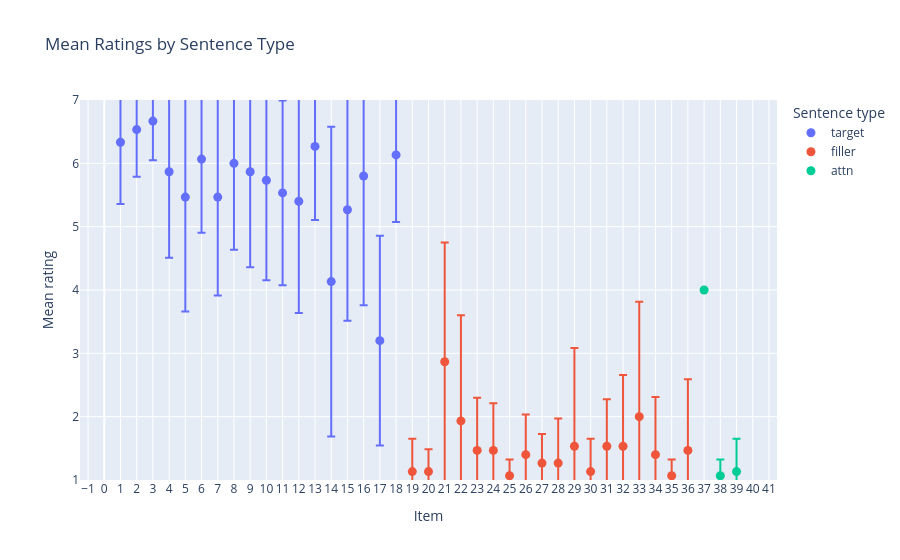

Source (notebook cell):
### Code cell
import plotly.express as px

plot_df = item_stats.reset_index().rename(columns={"index": "sentence"})
# drop the non-sentence metadata row and align sentence/type by row position
plot_df = plot_df.iloc[1:].reset_index(drop=True).copy()
plot_df["sentence"] = df["sentence"].iloc[1:].reset_index(drop=True).to_numpy()
plot_df["type"] = df["type"].iloc[1:].reset_index(drop=True).to_numpy()
plot_df["item"] = range(1, len(plot_df) + 1)

fig = px.scatter(
    plot_df,
    x="item",
    y="mean",
    color="type",
    error_y="sd",
    hover_data=["sentence", "mean", "sd", "n"],
    labels={
        "item": "Item",
        "mean": "Mean rating",
        "type": "Sentence type",
        "sd": "Standard deviation",
    },
    title="Mean Ratings by Sentence Type",
)

fig.update_traces(marker={"size": 9})
fig.update_layout(
    xaxis={"dtick": 1},
    yaxis={"range": [1, 7]},
)
fig.show()

# Export this as png
fig.write_image("mean_ratings_by_sentence_type.png")

### Figure 1 — Plotly figure (JSON) as saved in the notebook; plotly's stock layout.template omitted (floating-point values rounded to 4 significant figures)
{"data": [{"customdata": [["Tegnap reggel Anna többek között egy banánt evett.", 0.9759, 15], ["Tegnap reggel a kisfiú többek között egy ceruzát kapott.", 0.7432, 15], ["Tegnap a műhelyben az asztalos többek között egy könyvespolcot készített.", 0.6172, 15], ["Tavaly ilyenkor a katonaság többek között a helikoptert tesztelte.", 1.356, 15], ["Tegnap este én többek között a fánkot sütöttem.", 1.807, 15], ["Hallottam hogy Éva többek között a tulipánt szereti.", 1.163, 15], ["Tegnap este mi többek között ásványvizet vettünk.", 1.552, 15], ["Ma reggel Eszter többek között kávét ivott.", 1.363, 15], ["Régen az iskolában a diákok többek között németet tanultak.", 1.506, 15], ["Tavaly nyáron Marci többek között egy lepkét fedezett fel.", 1.58, 15], ["Múlt hétvégén a turisták többek között egy robogót béreltek ki.", 1.457, 15], ["Tíz évvel ez előtt a kertben a férfi többek között egy fenyőfát ültetett el.", 1.765, 15], ["Múltkor az állatkertben a gyerekek többek között az elefántot nézték meg.", 1.163, 15], ["Múltkor a könyhában a szerelő többek között a hűtőt üzemelte be.", 2.446, 15], ["Éjjel a szigeten a kalóz többek között az aranyat találta meg.", 1.751, 15], ["Ma ebédre a nagyi többek között levest tálalt fel.", 2.042, 15], ["Általában a műhelyben ez a szabó többek között ingeket foltozott be.", 1.656, 15], ["Tegnap este a bálon Péter többek között Marit kérte fel.", 1.06, 15]], "error_y": {"array": [0.9759, 0.7432, 0.6172, 1.356, 1.807, 1.163, 1.552, 1.363, 1.506, 1.58, 1.457, 1.765, 1.163, 2.446, 1.751, 2.042, 1.656, 1.06]}, "hovertemplate": "Sentence type=target<br>Item=%{x}<br>Mean rating=%{y}<br>sentence=%{customdata[0]}<br>Standard deviation=%{customdata[1]}<br>n=%{customdata[2]}<extra></extra>", "legendgroup": "target", "marker": {"color": "#636efa", "size": 9, "symbol": "circle"}, "mode": "markers", "name": "target", "orientation": "v", "showlegend": true, "type": "scatter", "x": [1, 2, 3, 4, 5, 6, 7, 8, 9, 10, 11, 12, 13, 14, 15, 16, 17, 18], "xaxis": "x", "y": [6.333, 6.533, 6.667, 5.867, 5.467, 6.067, 5.467, 6.0, 5.867, 5.733, 5.533, 5.4, 6.267, 4.133, 5.267, 5.8, 3.2, 6.133], "yaxis": "y"}, {"customdata": [["Tegnap reggel Anna többek között nem egy nem kettő alma eszik és más.", 0.5164, 15], ["Ki adja majd többek között a könyveket gyerek nekik felnőtt nekik és oda?", 0.3519, 15], ["Tegnap a reptéren az asztalos többek között csak egy hajtóművet épített.", 1.885, 15], ["Tavaly olyankor a hadsereg többek között az összes téglát megette.", 1.668, 15], ["Tegnap este én többek között sok tankot sütöttem.", 0.8338, 15], ["Hallottam hogy Magdi sok árvaházat ültetett a kertben.", 0.7432, 15], ["Tegnap este mi többek között jegesmedvéket repültünk.", 0.2582, 15], ["Ma reggel Tilda többek között a kedvenc pincérét itta meg.", 0.6325, 15], ["Régen az iskolában a diákok többek között holdat fogtak.", 0.4577, 15], ["Tavaly nyáron Béla többek között orvosokat főzték a levesbe.", 0.7037, 15], ["Múlt hétvégén az alpinisták többek között egy kutyaszánt bérelünk ki.", 1.552, 15], ["Tíz évvel ez előtt a kertben a flamingó többek között egy ügyvédet ásták el.", 0.5164, 15], ["Múltkor az cirkuszban a gyerekek többek között az narancsot néztétek meg.", 0.7432, 15], ["Múltkor a könyhában a szerelő többek között a leghíresebb koktélt rendeltem meg.", 1.125, 15], ["Éjjel a szigeten a kalózod többek között a kincseket kerested meg.", 1.813, 15], ["Ma ebédre a nagyi többek között mobiltelefont tálaltak fel.", 0.9103, 15], ["Általában a szabók többek között citrommal ittuk ingeket.", 0.2582, 15], ["Tegnap este a gálán Miklós többek között Nórát döntöttem el.", 1.125, 15]], "error_y": {"array": [0.5164, 0.3519, 1.885, 1.668, 0.8338, 0.7432, 0.2582, 0.6325, 0.4577, 0.7037, 1.552, 0.5164, 0.7432, 1.125, 1.813, 0.9103, 0.2582, 1.125]}, "hovertemplate": "Sentence type=filler<br>Item=%{x}<br>Mean rating=%{y}<br>sentence=%{customdata[0]}<br>Standard deviation=%{customdata[1]}<br>n=%{customdata[2]}<extra></extra>", "legendgroup": "filler", "marker": {"color": "#EF553B", "size": 9, "symbol": "circle"}, "mode": "markers", "name": "filler", "orientation": "v", "showlegend": true, "type": "scatter", "x": [19, 20, 21, 22, 23, 24, 25, 26, 27, 28, 29, 30, 31, 32, 33, 34, 35, 36], "xaxis": "x", "y": [1.133, 1.133, 2.867, 1.933, 1.467, 1.467, 1.067, 1.4, 1.267, 1.267, 1.533, 1.133, 1.533, 1.533, 2.0, 1.4, 1.067, 1.467], "yaxis": "y"}, {"customdata": [["Most itt válassza ki a négyest, ez csak egy ellenörző kérdés.", 0, 15], ["Ki adja majd a könyveket gyerek nekik felnőtt nekik és oda ki?", 0.2582, 15], ["Most ez mondat nincs jó, válaszolni kell egyes karika, jó?", 0.5164, 15]], "error_y": {"array": [0.0, 0.2582, 0.5164]}, "hovertemplate": "Sentence type=attn<br>Item=%{x}<br>Mean rating=%{y}<br>sentence=%{customdata[0]}<br>Standard deviation=%{customdata[1]}<br>n=%{customdata[2]}<extra></extra>", "legendgroup": "attn", "marker": {"color": "#00cc96", "size": 9, "symbol": "circle"}, "mode": "markers", "name": "attn", "orientation": "v", "showlegend": true, "type": "scatter", "x": [37, 38, 39], "xaxis": "x", "y": [4.0, 1.067, 1.133], "yaxis": "y"}], "layout": {"legend": {"title": {"text": "Sentence type"}, "tracegroupgap": 0}, "title": {"text": "Mean Ratings by Sentence Type"}, "xaxis": {"anchor": "y", "domain": [0, 1], "dtick": 1, "title": {"text": "Item"}}, "yaxis": {"anchor": "x", "domain": [0, 1], "range": [1, 7], "title": {"text": "Mean rating"}}}}
